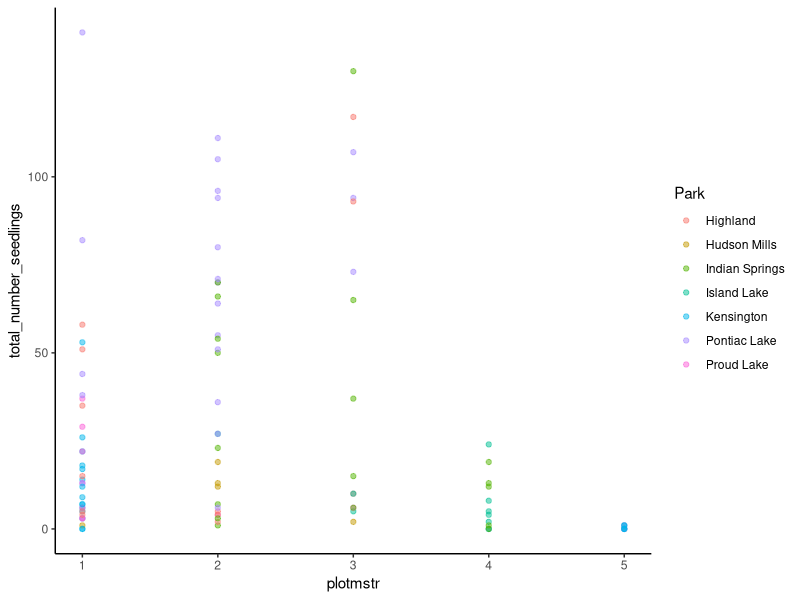
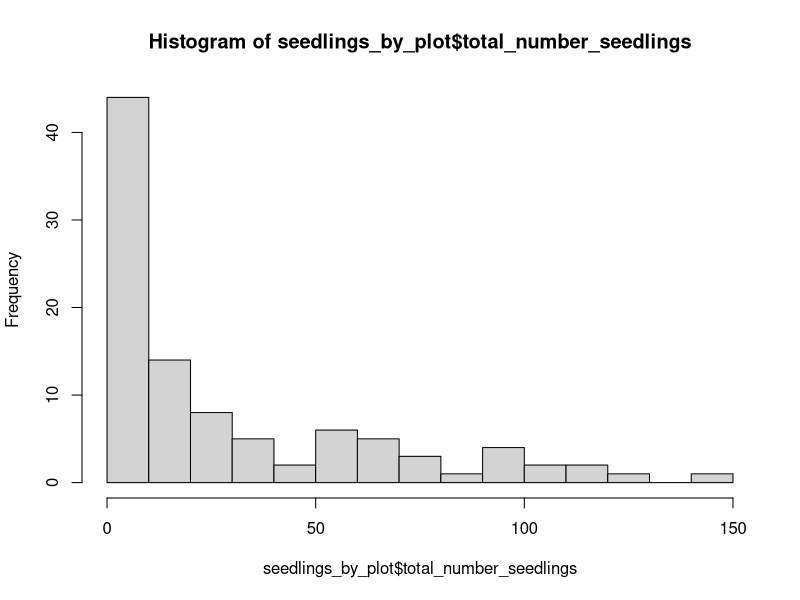
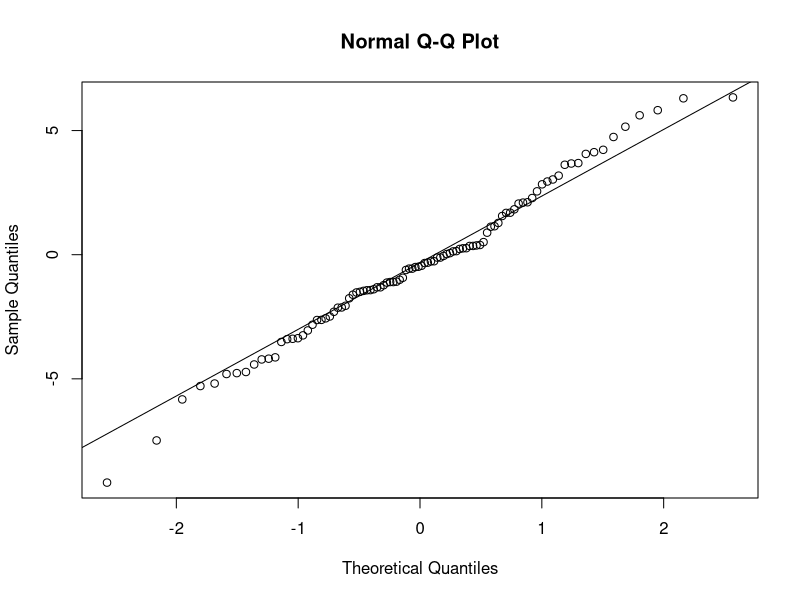
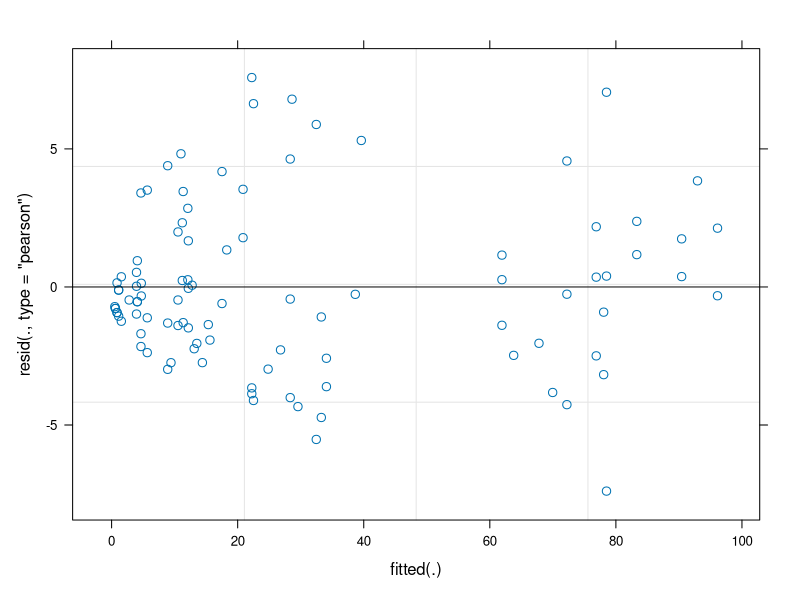
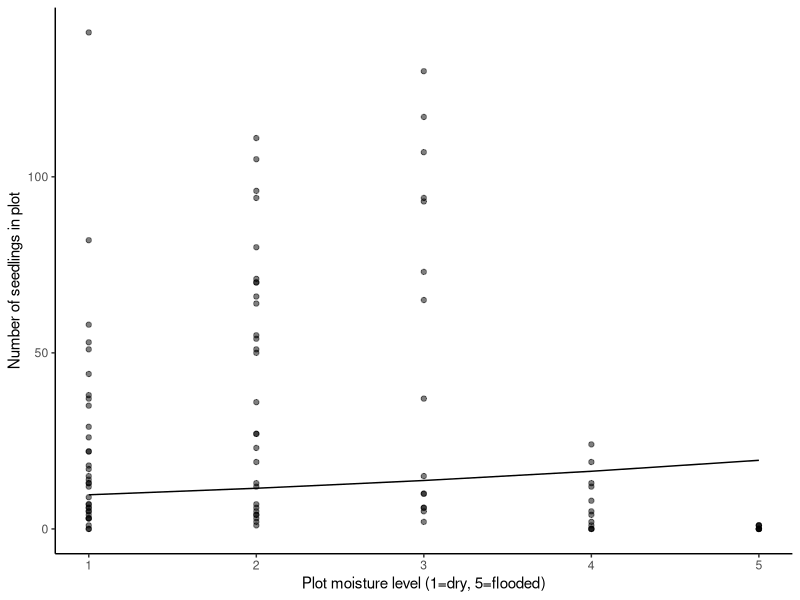

Write R code to recreate these figures, in order.
# 10/30/2024
# Aaron Tayal
# Emerald ash borer Michigan 2024: analysis with plot as unit of replication

library(ggplot2)
library(dplyr)
library(lme4)

library(car)
library(emmeans)

# Plot is unit of replication - seedlings #####################################
# I'll run an analysis where my unit of replication is the plot. Instead 
# of using hydroclass (aka. mstrlvl) (hydric, mesic, or xeric), I'll use the 
# plot-level moisture rating plotmstr (on a sclae from 1 to 5, 5 being wettest) 
# as my predictor variable. 
# Note that Dr. Klooster and others used plotmstr levels to decide hydroclass 
# (mstrlvl) classifications.

seedlings_by_plot <- read.csv("Cleaned_data/seedlings_by_plot.csv")
# If I treat plotmstr as an integer, I think the model will be estimating an
# intercept and slope. If I instead treat plotmstr as a factor, then a coefficient
# will be estimated for each level (1, 2, 3, 4, and 5). I think I want to treat
# plotmstr as an integer because that will allow me to easily interpret the results.
seedlings_by_plot$plotmstr <- as.integer(seedlings_by_plot$plotmstr)


# Graph the data:
ggplot(data=seedlings_by_plot) +
  geom_point(aes(x=plotmstr, y=total_number_seedlings, color=Park), 
             alpha=0.5) + theme_classic()
hist(seedlings_by_plot$total_number_seedlings, breaks=20)

# Grouping variables to account for spatial structure: Park and transect.
# Transect is nested within Park. The transects are all uniquely named:
table(seedlings_by_plot$Transect) # Note that not all 111 plots have been
# visited in 2024, thus transects AA, DD, P, Q, and Z have some plots missing
# and a few transects were not visited yet at all.

# Fit the model:
seedling_mod_by_plot <- glmer(total_number_seedlings ~ plotmstr + 
                                (1|Park) + (1|Transect),
                              data=seedlings_by_plot, family="poisson")
summary(seedling_mod_by_plot)

# Check model assumptions:
qqnorm(resid(seedling_mod_by_plot))
qqline(resid(seedling_mod_by_plot))
plot(seedling_mod_by_plot)

# Make a graph that includes the trend line:
new_data_pois_me <- data.frame(plotmstr = seq(1, 5, 1))
new_data_pois_me$Predicted_seedlings_poisson <- predict(seedling_mod_by_plot,
                                                    newdata=new_data_pois_me, 
                                                    type="response",
                                                    re.form=NA)

ggplot(data=seedlings_by_plot, mapping=aes(x=plotmstr, y=total_number_seedlings))+
  geom_point(alpha=0.5)+theme_classic()+
  geom_line(data=new_data_pois_me,
            aes(x=plotmstr, y=Predicted_seedlings_poisson), linewidth=0.5) +
  xlab("Plot moisture level (1=dry, 5=flooded)") +
  ylab("Number of seedlings in plot")
# It appears that the trend line does not match the data very well, which tells
# me that the model is not explaining the data very well.
